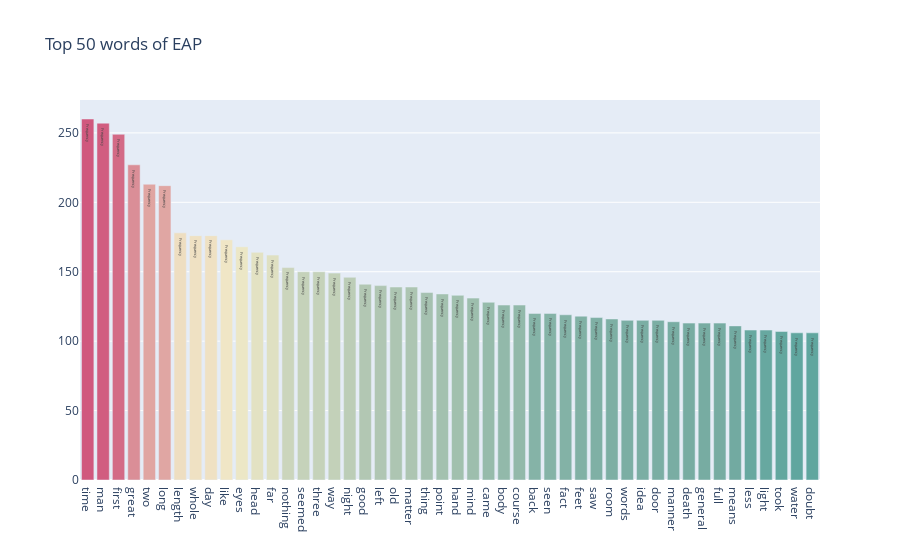

Write notebook code for a chart like this one.
### Code cell
words_EAP = train[train.author=="EAP"]["text_processed"].str.split(expand=True).unstack().value_counts()
data = [go.Bar(x = words_EAP.index.values[2:50],y = words_EAP.values[2:50],marker= dict(colorscale='tealrose',color = words_EAP.values[2:100]),text="Frequency")]
layout = go.Layout(title='Top 50 words of EAP')
fig = go.Figure(data=data, layout=layout)
py.iplot(fig, filename='bargraph')

### Figure 1 — Plotly figure (JSON) as saved in the notebook; plotly's stock layout.template omitted (floating-point values rounded to 4 significant figures)
{"data": [{"marker": {"color": [260, 257, 249, 227, 213, 212, 178, 176, 176, 173, 168, 164, 162, 153, 150, 150, 149, 146, 141, 140, 139, 139, 135, 134, 133, 131, 128, 126, 126, 120, 120, 119, 118, 117, 116, 115, 115, 115, 114, 113, 113, 113, 111, 108, 108, 107, 106, 106, 106, 105, 104, 103, 103, 103, 103, 101, 101, 99, 99, 98, 98, 97, 97, 97, 96, 95, 95, 95, 95, 94, 93, 93, 93, 92, 91, 91, 89, 89, 89, 88, 88, 87, 86, 86, 86, 86, 85, 84, 84, 83, 82, 82, 82, 82, 82, 82, 82, 81], "colorscale": [[0, "rgb(0, 147, 146)"], [0.1667, "rgb(114, 170, 161)"], [0.3333, "rgb(177, 199, 179)"], [0.5, "rgb(241, 234, 200)"], [0.6667, "rgb(229, 185, 173)"], [0.8333, "rgb(217, 137, 148)"], [1, "rgb(208, 88, 126)"]]}, "text": "Frequency", "type": "bar", "x": ["time", "man", "first", "great", "two", "long", "length", "whole", "day", "like", "eyes", "head", "far", "nothing", "seemed", "three", "way", "night", "good", "left", "old", "matter", "thing", "point", "hand", "mind", "came", "body", "course", "back", "seen", "fact", "feet", "saw", "room", "words", "idea", "door", "manner", "death", "general", "full", "means", "less", "light", "took", "water", "doubt"], "y": [260, 257, 249, 227, 213, 212, 178, 176, 176, 173, 168, 164, 162, 153, 150, 150, 149, 146, 141, 140, 139, 139, 135, 134, 133, 131, 128, 126, 126, 120, 120, 119, 118, 117, 116, 115, 115, 115, 114, 113, 113, 113, 111, 108, 108, 107, 106, 106]}], "layout": {"title": {"text": "Top 50 words of EAP"}}}
